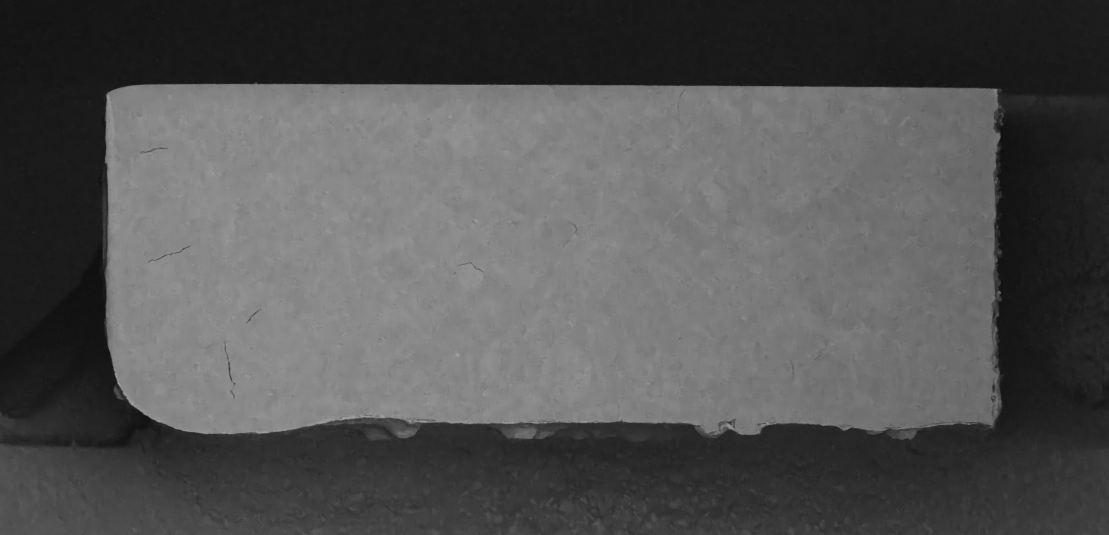
#> input picture 8_bse_resized.png, 1109 x 535 px
$ python TPS_2D.py
#> lines starting #> are read from the running program, lines starting #| are printed output that depends on the picture
# ***********************************************************************************
# * Copyright 2019 Andrew T. Polonsky. All rights reserved.                         *
# *                                                                                 *
# * Redistribution and use in source and binary forms, with or without              *
# * modification, are permitted provided that the following conditions are met:     *
# *                                                                                 *
# *  1. Redistributions of source code must retain the above copyright notice,      *
# *  this list of conditions and the following disclaimer.                          *
# *                                                                                 *
# *  2. Redistributions in binary form must reproduce the above copyright notice,   *
# *  this list of conditions and the following disclaimer in the documentation      *
# *  and/or other materials provided with the distribution.                         *
# *                                                                                 *
# * 3. Neither the name of the copyright holder nor the names of its                *
# *    contributors may be used to endorse or promote products derived from         *
# *    this software without specific prior written permission.                     *
# *                                                                                 *
# * THIS SOFTWARE IS PROVIDED BY ANDREW T. POLONSKY ``AS IS'' AND ANY EXPRESS OR    *
# * IMPLIED WARRANTIES, INCLUDING, BUT NOT LIMITED TO, THE IMPLIED WARRANTIES OF    *
# * MERCHANTABILITY AND FITNESS FOR A PARTICULAR PURPOSE ARE DISCLAIMED. IN NO      *
# * EVENT SHALL <COPYRIGHT HOLDER> OR CONTRIBUTORS BE LIABLE FOR ANY DIRECT,        *
# * INDIRECT, INCIDENTAL, SPECIAL, EXEMPLARY, OR CONSEQUENTIAL DAMAGES (INCLUDING,  *
# * BUT NOT LIMITED TO, PROCUREMEN OF SUBSTITUTE GOODS OR SERVICES; LOSS OF USE,    *
# * DATA, OR PROFITS; OR BUSINESS INTERRUPTION) HOWEVER CAUSED AND ON ANY           *
# * THEORY OF LIABILITY, WHETHER IN CONTRACT, STRICT LIABILITY, OR TORT (INCLUDING  *
# * NEGLIGENCE OR OTHERWISE) ARISING IN ANY WAY OUT OF THE USE OF THIS              *
# * SOFTWARE, EVEN IF ADVISED OF THE POSSIBILITY OF SUCH DAMAGE.                    *
# ***********************************************************************************

"""
This program takes two images as input and performs the thin plate spline algorithm
to map the distorted image into the reference frame of the reference image using
control points selected by the user.
Details of the calculation of the thin plate spline can be found in the paper,
"A method to correct coordinate distortion in EBSD maps" by Zhang et. al, in
Materials Characterization, 2014: http://dx.doi.org/10.1016/j.matchar.2014.08.003
"""

import numpy as np
import numpy.linalg as nl
from scipy.spatial.distance import cdist
import imageio
import matplotlib.pyplot as plt

# # #
# #
# # #

### BEGIN USER INPUT AREA

affineOnly = False  # whether to include bending portion
checkParams = True  # ensure TPS algorithm finds valid solution
saveParams = False  # TPS parameters
saveMap = True  # pointwise mapping matrix, a larger file

# File path inputs
referenceImage = "8_bse_resized.png"
distortedImage = "8_ebsd.png"
#referenceImage = "coni16_459.tif"
#distortedImage = "coni16_459_eds.tif"

# File path outputs
TPS_Params = "params.csv"
correctedImage = "TPS_out.tif"
solutionFile = "pointWise_mapping.npy"  # will be a 3D array, with x,y mappings at each X,Y location

# put source (reference) control points in here, must be paired, in pixel coordinates
source = np.loadtxt("ctr_pts_8_bse_resized.txt", delimiter=" ")
source = np.loadtxt("ctr_pts_coni16_459.txt", delimiter=" ")
xs = source[:, 0]
ys = source[:, 1]
# xs = [45,  43, 488, 619, 451]
# ys = [66, 472, 474, 293,  73]

# corresponding control points in image to transform, in pixel coordinates
distorted = np.loadtxt("ctr_pts_8_ebsd.txt", delimiter=" ")
distorted = np.loadtxt("ctr_pts_coni16_459_eds.txt", delimiter=" ")
xt = distorted[:, 0]
yt = distorted[:, 1]
# xt = [39,  13, 466, 608, 448]
# yt = [39, 470, 431, 225,   6]

### END USER INPUT AREA

# # #
# #
# # #


def makeL(cp):
    np.set_printoptions(linewidth=200)
    # cp: [K x 2] control points
    # L: [(K+3) x (K+3)]
    K = cp.shape[0]
    L = np.zeros((K + 3, K + 3))
    # make P in L
    L[:K, K] = 1
    L[:K, K + 1 : K + 3] = cp
    # make P.T in L
    L[K, :K] = 1
    L[K + 1 :, :K] = cp.T
    R = cdist(cp, cp, "euclidean")
    Rsq = R * R
    Rsq[R == 0] = 1  # avoid log(0) undefined, will correct itself as log(1) = 0, so U(0) = 0
    U = Rsq * np.log(Rsq)
    np.fill_diagonal(U, 0)  # should be redundant
    L[:K, :K] = U
    return L


# check to make sure each control point is paired
if len(xs) == len(ys) and len(xt) == len(yt) and len(xs) == len(ys):
    n = len(xs)
    print("Given {} points...".format(n))
else:
    raise ValueError("Control point arrays are not of equal length")

# convert input pixels in arrays. cps are control points
xs = np.asarray(xs)
ys = np.array(ys)
cps = np.vstack([xs, ys]).T

xt = np.asarray(xt)
yt = np.array(yt)

np.set_printoptions(linewidth=200)

# construct L
L = makeL(cps)

# construct Y
xtAug = np.concatenate([xt, np.zeros(3)])
ytAug = np.concatenate([yt, np.zeros(3)])
Y = np.vstack([xtAug, ytAug]).T

# calculate unknown params in (W | a).T
params = np.dot(nl.inv(L), Y)
wi = params[:n, :]
a1 = params[n, :]
ax = params[n + 1, :]
ay = params[n + 2, :]

print("TPS parameters found\n")

header = "TPS Parameters given as x y pairs (x value on row 3 and y value on row 4)\n"
for i in range(0, n):
    header = header + "w{}, ".format(i + 1)
header = header + "a1, ax, ay "

if saveParams:
    np.savetxt(TPS_Params, params.T, delimiter=",", header=header)
    print("Parameters saved to {}\n".format(TPS_Params))

# verifies that functional has square integrable second derivatives. Print outs should be zero or basically zero
wShiftX = params[:n, 0]
wShiftY = params[:n, 1]
if checkParams:
    print("Checking if Thin Plate Spline parameters are valid:")
    print("\tSum   Wi  should be 0 and is: {:1.2e}".format(np.sum(wi)))
    print("\tSum Wi*xi should be 0 and is: {:1.2e}".format(np.dot(wShiftX, xs)))
    print("\tSum Wi*yi should be 0 and is: {:1.2e}\n".format(np.dot(wShiftY, ys)))

# # #
# #
# # #

# Thin plate spline calculation
# at some point (x,y) in reference, the corresponding point in the distorted data is at
# [X,Y] = a1 + ax*xRef + ay*yRef + sum(wi*Ui)

print("Reading images...\n")
##import images
a = imageio.imread(referenceImage)
#> a is the input picture: shape (535, 1109, 4); mean R, G, B, A 83.3, 83.5, 83.3, 255
print(a.shape)
#| (535, 1109, 4)
b = imageio.imread(distortedImage)
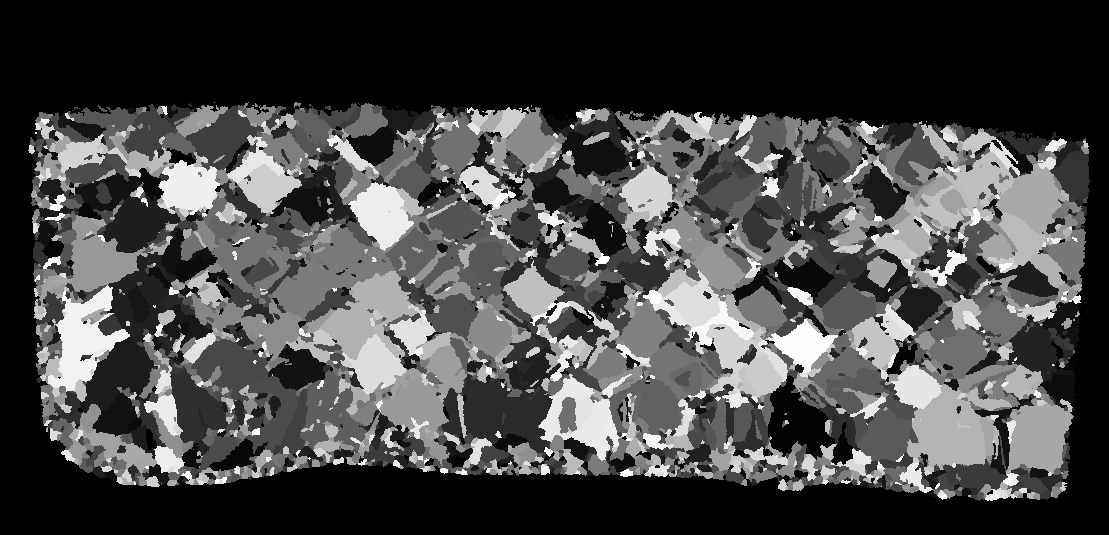
#> input picture 8_ebsd.png, 1109 x 535 px
#> b is the input picture: shape (535, 1109); min 0, max 255, mean 72.3
print(b.shape)
#| (535, 1109)

# dimensions of reference image in pixels
lx = a.shape[1]
#> lx = 1109
ly = a.shape[0]
#> ly = 535

# for fineness of grid, if you want to fix all points, leave nx=lx, ny=ly
nx = lx  # num points along reference x-direction, full correction will have nx = lx
#> nx = 1109
ny = ly  # num points along reference y-direction, full correction will have ny = ly
#> ny = 535

# (x,y) coordinates from reference image
x = np.linspace(1, lx, nx)
#> x = 1109 values from 1 to 1109
y = np.linspace(1, ly, ny)
#> y = 535 values from 1 to 535
xgd, ygd = np.meshgrid(x, y)
pixels = np.vstack([xgd.flatten(), ygd.flatten()]).T

# affine transformation portion
axs = np.einsum("i,jk->ijk", ax, xgd)
ays = np.einsum("i,jk->ijk", ay, ygd)
affine = axs + ays
affine[0, :, :] += a1[0]
affine[1, :, :] += a1[1]

# bending portion
R = cdist(pixels, cps, "euclidean")  # are nx*ny pixels, cps = num reference pairs
Rsq = R * R
Rsq[R == 0] = 1  # avoid log(0) undefined, will correct itself as log(1) = 0, so U(0) = 0
U = Rsq * np.log(Rsq)
bend = np.einsum("ij,jk->ik", U, wi).T
bend = np.reshape(bend, (2, ny, nx))

# add together portions
if affineOnly:
    sol = affine
else:
    sol = affine + bend

if saveMap:
    np.save(solutionFile, sol)
    print("Point-wise solution save to {}\n".format(solutionFile))

# # #
# #
# # #

# get locations in original image to place back into the created grid
# sol[0] are the corresponding x-coordinates in the distorted image
# sol[1] are the corresponding y-coorindates in the distorted image
xgtId = np.around(sol[0])  # round to nearest pixel
xgtId = xgtId.astype(int)
xgtId = xgtId.flatten()
ygtId = np.around(sol[1])  # round to nearest pixe
ygtId = ygtId.astype(int)
ygtId = ygtId.flatten()

# determine which pixels actually lie within the distorted image
validX = (xgtId < b.shape[1]) * (xgtId > 0)
validY = (ygtId < b.shape[0]) * (ygtId > 0)
valid = validX * validY

# get data from distorted image at apporpiate locations, make any non-valid points = 0
c = b[validY * ygtId, validX * xgtId]
print(c.shape)
#| (593315,)
print((ny, nx))
#| (535, 1109)
c = c * valid

imageArray = np.reshape(c, (ny, nx))
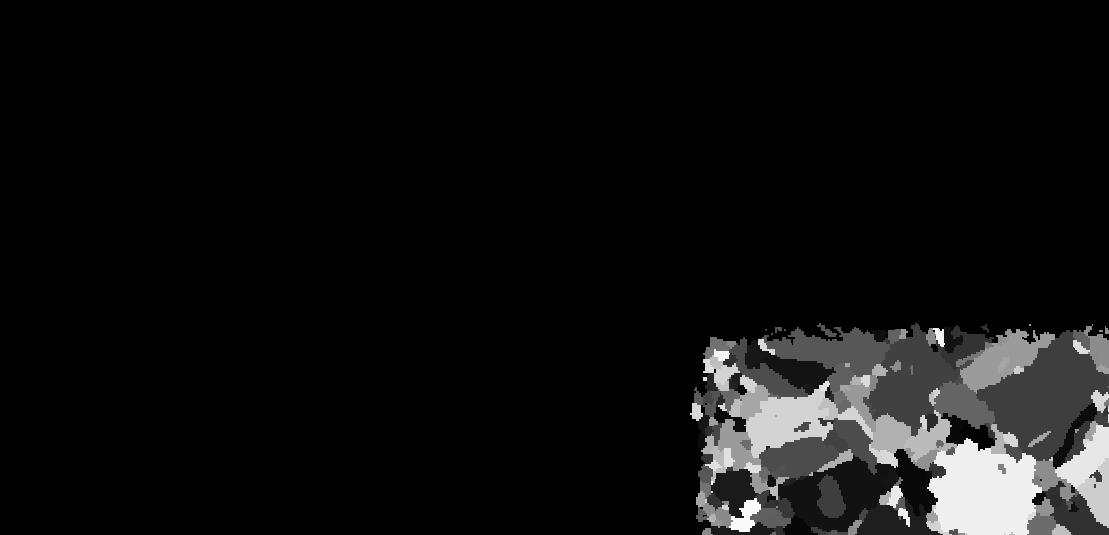
#> imageArray: shape (535, 1109); min 0, max 253, mean 15.4

imageio.imsave(correctedImage, imageArray)
print(imageArray.shape)
#| (535, 1109)

print("Corrected image save to {}\n".format(correctedImage))

#plt.imshow(b)
#plt.show()
